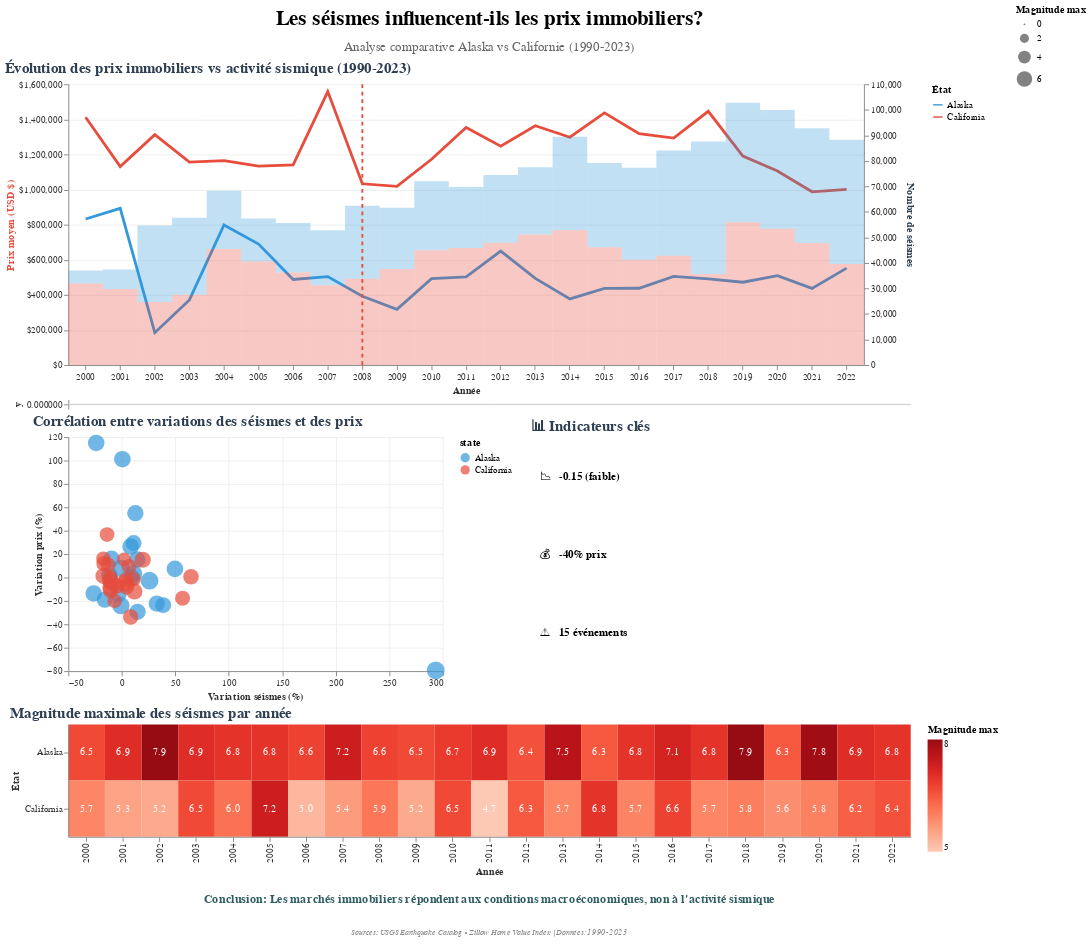

Notebook code for this chart:
### Markdown cell above
# ASSEMBLAGE FINAL

### Code cell
# Assemble toutes les visualisations
dashboard = alt.vconcat(
    # Titre
    alt.Chart(pd.DataFrame({'text': ['Les séismes influencent-ils les prix immobiliers?']}))
        .mark_text(fontSize=22, fontWeight='bold', align='center')
        .encode(text='text:N')
        .properties(width=chart_width, height=30),
    
    # Sous-titre
    alt.Chart(pd.DataFrame({'text': ['Analyse comparative Alaska vs Californie (1990-2023)']}))
        .mark_text(fontSize=14, align='center', color='#666')
        .encode(text='text:N')
        .properties(width=chart_width, height=20),
    
    # Graphique principal
    combined.properties(height=300),
    
    # Ligne de séparation
    alt.Chart(pd.DataFrame({'y': [0]}))
        .mark_rule(stroke='#ccc', strokeWidth=1)
        .encode(y='y:Q')
        .properties(width=chart_width, height=10),
    
    # Deuxième ligne: matrice + indicateurs
    alt.hconcat(
        scatter.properties(width=400, height=250),
        
        # Indicateurs clés
        alt.Chart(pd.DataFrame({
            'metric': ['Corrélation globale', 'Impact crise 2008', 'Séismes majeurs (>7)'],
            'value': ['-0.15 (faible)', '-40% prix', '15 événements'],
            'icon': ['📉', '💰', '⚠️']
        })).mark_text(align='left', fontSize=12, dx=10).encode(
            y=alt.Y('metric:N', axis=None),
            text=alt.Text('icon:N'),
            x=alt.value(0)
        ) + alt.Chart(pd.DataFrame({
            'metric': ['Corrélation globale', 'Impact crise 2008', 'Séismes majeurs (>7)'],
            'value': ['-0.15 (faible)', '-40% prix', '15 événements'],
            'icon': ['📉', '💰', '⚠️']
        })).mark_text(align='left', fontSize=12, fontWeight='bold', dx=30).encode(
            y=alt.Y('metric:N', axis=None),
            text=alt.Text('value:N'),
            x=alt.value(0)
        ).properties(width=200, height=250, title='📊 Indicateurs clés')
    ).resolve_scale(color='independent'),
    
    # Heatmap
    heatmap_full.properties(height=120),
    
    # Conclusion
    alt.Chart(pd.DataFrame({
        'text': ['Conclusion: Les marchés immobiliers répondent aux conditions macroéconomiques, non à l\'activité sismique']
    })).mark_text(fontSize=13, fontWeight='bold', align='center', color='#2F5D62')
    .encode(text='text:N')
    .properties(width=chart_width, height=40),
    
    # Footer
    alt.Chart(pd.DataFrame({
        'text': ['Sources: USGS Earthquake Catalog • Zillow Home Value Index | Données: 1990-2023']
    })).mark_text(fontSize=9, align='center', color='#888', fontStyle='italic')
    .encode(text='text:N')
    .properties(width=chart_width, height=20),
    
    spacing=5
).configure_view(
    strokeWidth=0
).configure_axis(
    labelColor='#333',
    titleColor='#333',
    gridColor='#eee'
).configure_title(
    anchor='start',
    fontSize=16,
    color='#2c3e50'
)

dashboard
